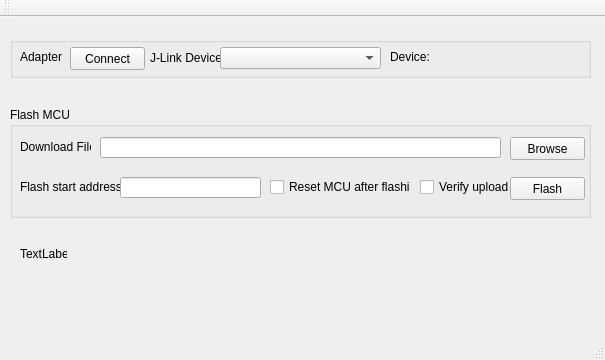
<?xml version="1.0" encoding="UTF-8"?>
<ui version="4.0">
 <class>MainWindow</class>
 <widget class="QMainWindow" name="MainWindow">
  <property name="geometry">
   <rect>
    <x>0</x>
    <y>0</y>
    <width>605</width>
    <height>360</height>
   </rect>
  </property>
  <property name="sizePolicy">
   <sizepolicy hsizetype="Fixed" vsizetype="Fixed">
    <horstretch>0</horstretch>
    <verstretch>0</verstretch>
   </sizepolicy>
  </property>
  <property name="windowTitle">
   <string>Programmer Tool</string>
  </property>
  <widget class="QWidget" name="centralWidget">
   <widget class="QGroupBox" name="flashMCUGroup">
    <property name="geometry">
     <rect>
      <x>10</x>
      <y>90</y>
      <width>581</width>
      <height>111</height>
     </rect>
    </property>
    <property name="title">
     <string>Flash MCU</string>
    </property>
    <widget class="QLabel" name="startAddrLabel">
     <property name="geometry">
      <rect>
       <x>10</x>
       <y>70</y>
       <width>101</width>
       <height>20</height>
      </rect>
     </property>
     <property name="text">
      <string>Flash start address:</string>
     </property>
    </widget>
    <widget class="QCheckBox" name="resetMCUCheckBox">
     <property name="geometry">
      <rect>
       <x>260</x>
       <y>70</y>
       <width>141</width>
       <height>20</height>
      </rect>
     </property>
     <property name="text">
      <string>Reset MCU after flashing</string>
     </property>
    </widget>
    <widget class="QLineEdit" name="pathLineEdit">
     <property name="geometry">
      <rect>
       <x>90</x>
       <y>30</y>
       <width>401</width>
       <height>21</height>
      </rect>
     </property>
    </widget>
    <widget class="QPushButton" name="flashButton">
     <property name="geometry">
      <rect>
       <x>500</x>
       <y>70</y>
       <width>75</width>
       <height>23</height>
      </rect>
     </property>
     <property name="text">
      <string>Flash</string>
     </property>
    </widget>
    <widget class="QPushButton" name="browseButton">
     <property name="geometry">
      <rect>
       <x>500</x>
       <y>30</y>
       <width>75</width>
       <height>23</height>
      </rect>
     </property>
     <property name="text">
      <string>Browse</string>
     </property>
    </widget>
    <widget class="QCheckBox" name="verifyUploadCheckBox">
     <property name="geometry">
      <rect>
       <x>410</x>
       <y>70</y>
       <width>91</width>
       <height>20</height>
      </rect>
     </property>
     <property name="text">
      <string>Verify upload</string>
     </property>
    </widget>
    <widget class="QLabel" name="downloadFileLabel">
     <property name="geometry">
      <rect>
       <x>10</x>
       <y>30</y>
       <width>71</width>
       <height>20</height>
      </rect>
     </property>
     <property name="text">
      <string>Download File</string>
     </property>
    </widget>
    <widget class="QLineEdit" name="startAddrLineEdit">
     <property name="geometry">
      <rect>
       <x>110</x>
       <y>70</y>
       <width>141</width>
       <height>21</height>
      </rect>
     </property>
    </widget>
   </widget>
   <widget class="QGroupBox" name="connetGroup">
    <property name="geometry">
     <rect>
      <x>10</x>
      <y>20</y>
      <width>581</width>
      <height>41</height>
     </rect>
    </property>
    <property name="title">
     <string/>
    </property>
    <widget class="QLabel" name="jlinkDeviceLabel">
     <property name="geometry">
      <rect>
       <x>140</x>
       <y>10</y>
       <width>71</width>
       <height>21</height>
      </rect>
     </property>
     <property name="text">
      <string>J-Link Device</string>
     </property>
    </widget>
    <widget class="QLabel" name="adapterLabel">
     <property name="geometry">
      <rect>
       <x>10</x>
       <y>10</y>
       <width>51</width>
       <height>20</height>
      </rect>
     </property>
     <property name="text">
      <string>Adapter</string>
     </property>
    </widget>
    <widget class="QPushButton" name="connectButton">
     <property name="geometry">
      <rect>
       <x>60</x>
       <y>10</y>
       <width>75</width>
       <height>23</height>
      </rect>
     </property>
     <property name="text">
      <string>Connect</string>
     </property>
    </widget>
    <widget class="QComboBox" name="jlinkDeviceCombo">
     <property name="geometry">
      <rect>
       <x>210</x>
       <y>10</y>
       <width>161</width>
       <height>22</height>
      </rect>
     </property>
    </widget>
    <widget class="QLabel" name="label">
     <property name="geometry">
      <rect>
       <x>380</x>
       <y>10</y>
       <width>191</width>
       <height>20</height>
      </rect>
     </property>
     <property name="text">
      <string>Device:</string>
     </property>
    </widget>
   </widget>
   <widget class="QLabel" name="label_2">
    <property name="geometry">
     <rect>
      <x>20</x>
      <y>230</y>
      <width>47</width>
      <height>13</height>
     </rect>
    </property>
    <property name="text">
     <string>TextLabel</string>
    </property>
   </widget>
  </widget>
  <widget class="QToolBar" name="mainToolBar">
   <attribute name="toolBarArea">
    <enum>TopToolBarArea</enum>
   </attribute>
   <attribute name="toolBarBreak">
    <bool>false</bool>
   </attribute>
  </widget>
  <widget class="QStatusBar" name="statusBar"/>
 </widget>
 <layoutdefault spacing="6" margin="11"/>
 <resources/>
 <connections/>
</ui>
